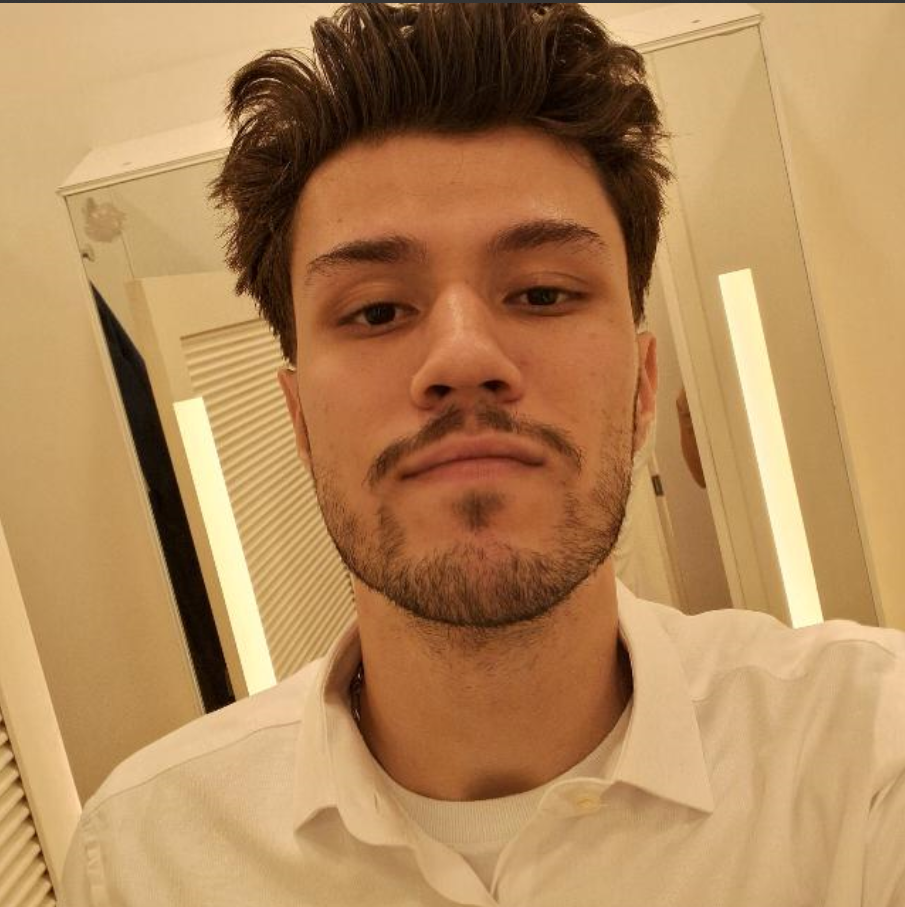
#> input picture images/Euu.png, 905 x 907 px
$ python gray_to_binary.py images/Euu.png
#> lines starting #> are read from the running program, lines starting #| are printed output that depends on the picture; after the words box and inside, x2 and y2 are one past the last pixel; in counts of white or black regions, pixels touching at a corner belong together
#> in main, img is the input picture: shape (907, 905, 3); mean B, G, R 89.7, 136.1, 178.7
import sys
import cv2 as cv


def rgb_to_gray(img):

    return cv.cvtColor(img, cv.COLOR_BGR2GRAY)
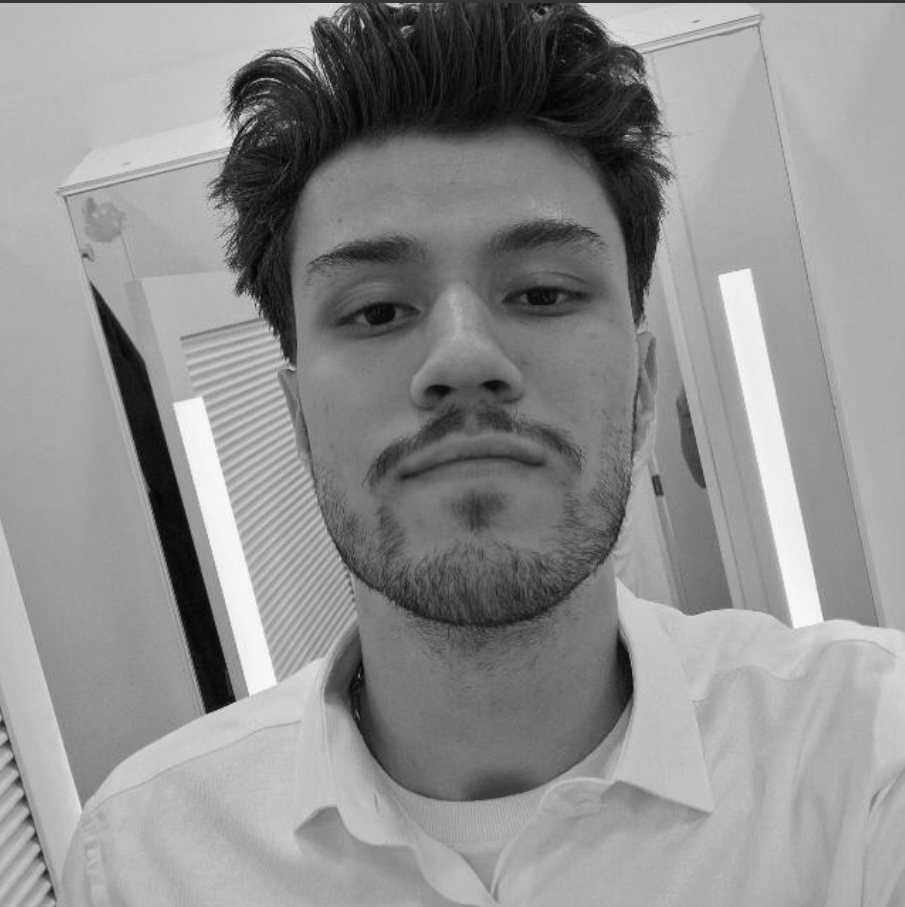
#> returned value: shape (907, 905); min 3, max 250, mean 143.6


def gray_to_binary(img):

    img_gray = rgb_to_gray(img)

    _, img_binary = cv.threshold(img_gray, 127, 255, cv.THRESH_BINARY)
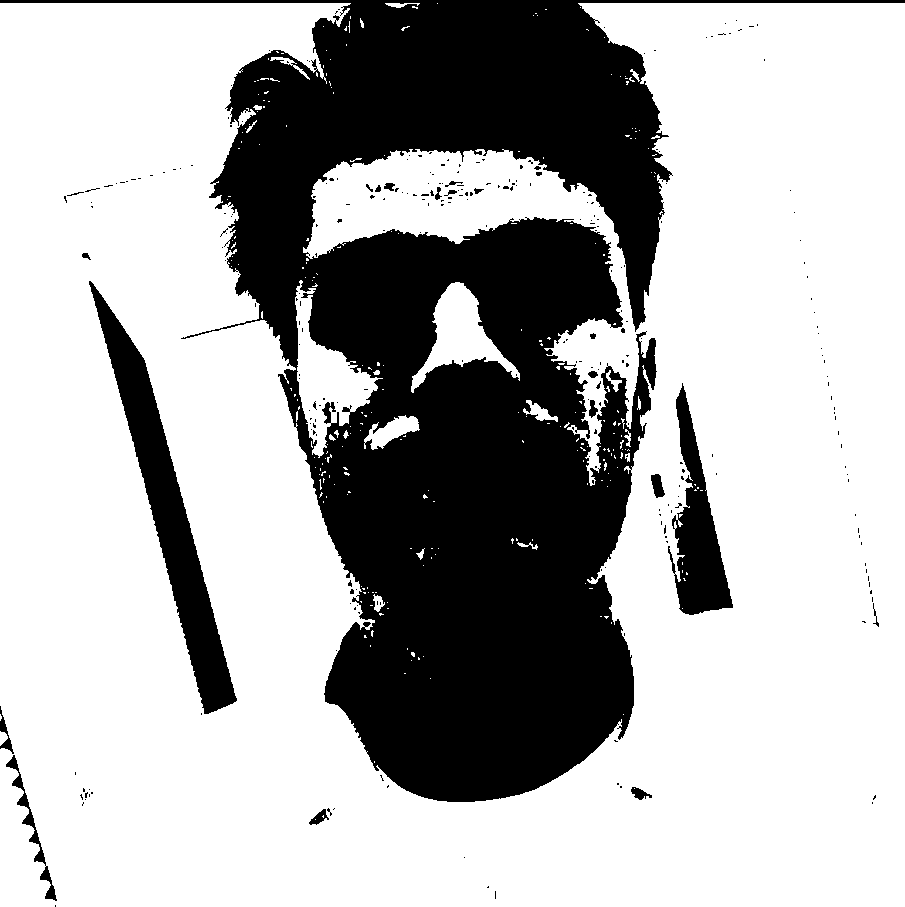
#> img_binary: shape (907, 905); 69.3% white; 279 black regions (257 under 20 px), largest, box (x1, y1, x2, y2) and area: (0, 0, 905, 802) 228980, (89, 281, 237, 714) 13510, (668, 383, 733, 615) 6452
    cv.imshow('Imagem preto e branco', img_binary)
    cv.waitKey(0)


def change_to_binary(img):

    img_gray = rgb_to_gray(img)

    x = img_gray.shape[0]
    y = img_gray.shape[1]

    for i in range(x):
        for j in range(y):
            if img_gray[i, j] > 127:
                img_gray[i, j] = 255
            else:
                img_gray[i, j] = 0

    img_binary = img_gray
    cv.imshow('Imagem preto e branco', img_binary)
    cv.waitKey(0)


def main():

    if len(sys.argv) < 2:
        print('Argumentos insuficientes')
        sys.exit()

    img_path = sys.argv[1]
    img = cv.imread(img_path)

    cv.imshow('Imagem Original', img)

    gray_to_binary(img)

main()
